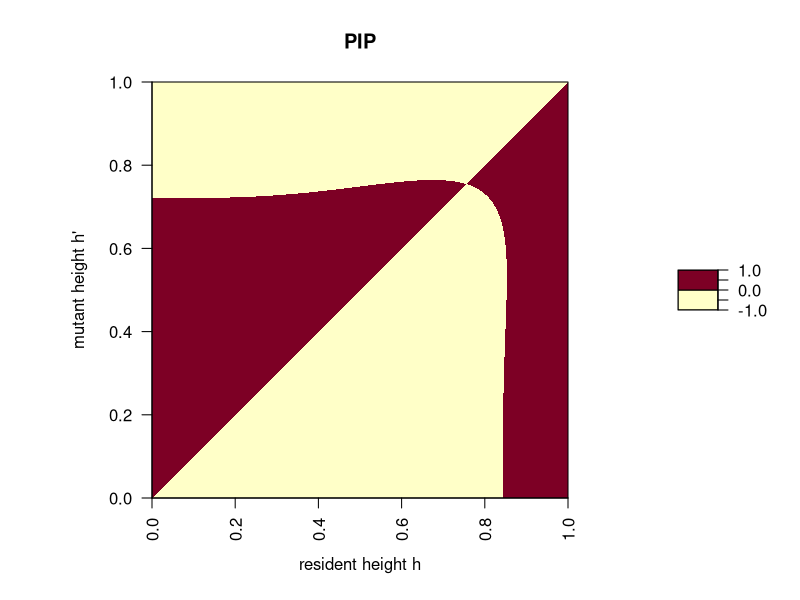
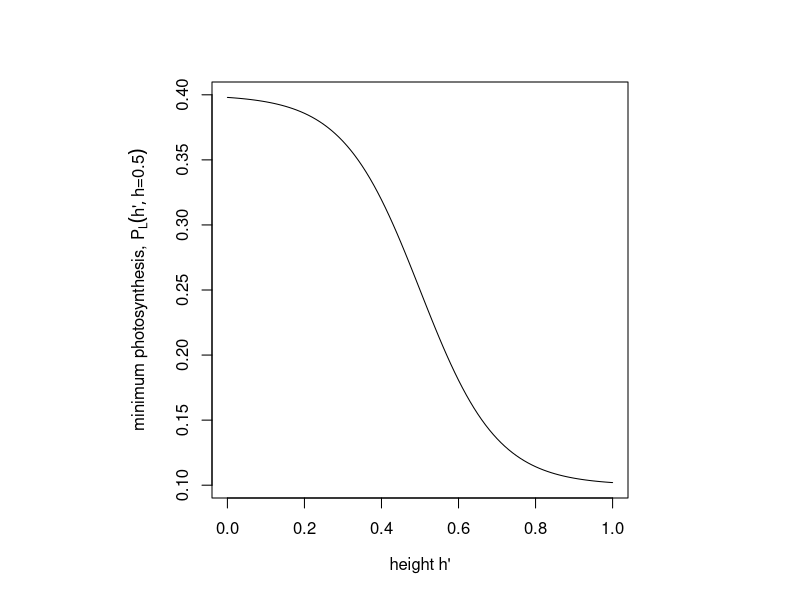
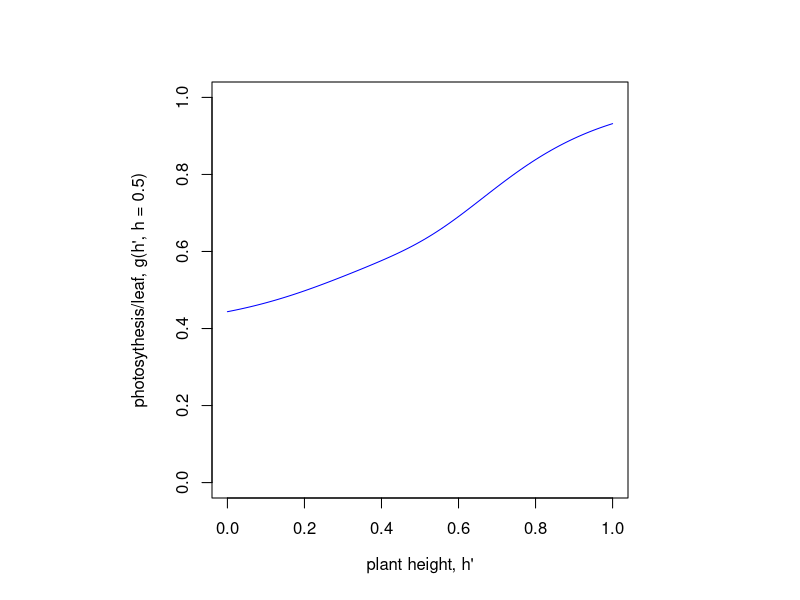
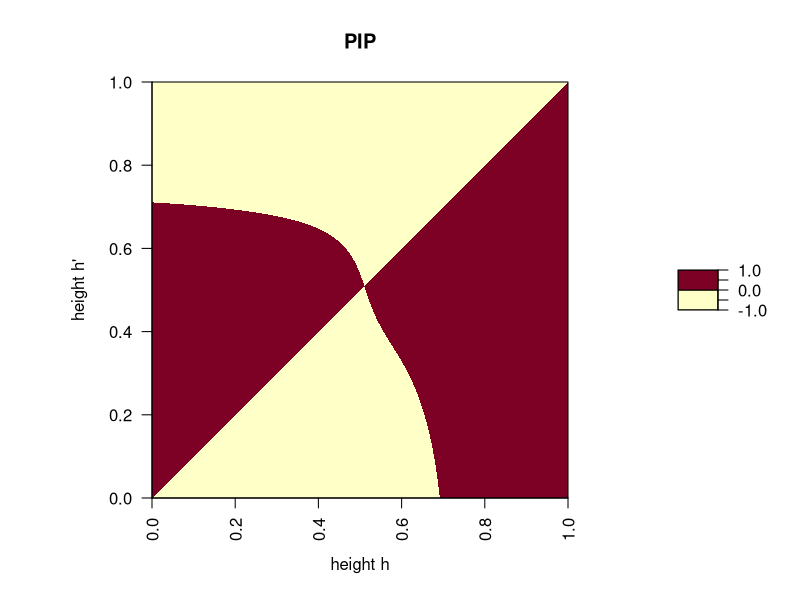
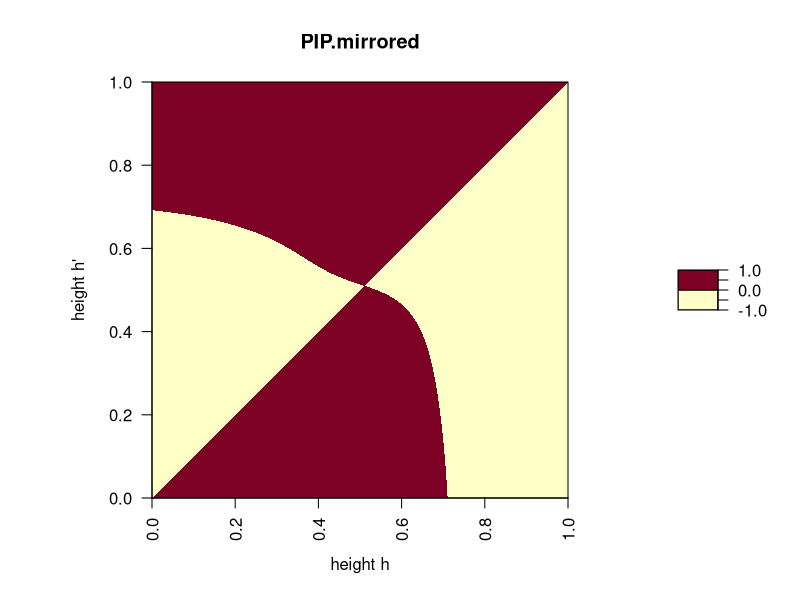
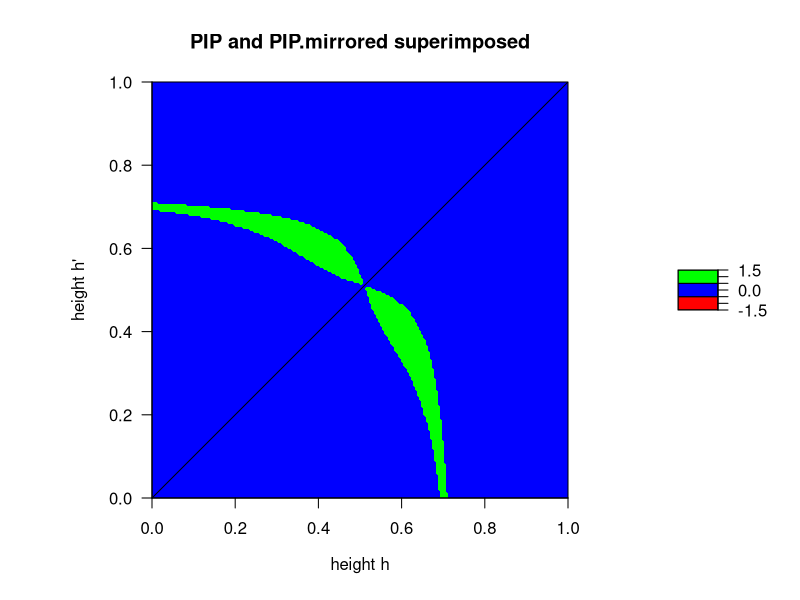

Recreate these plots in R, in order.
f <- function(h) {
  1 - h^alpha
}

# fixed P.L

g <- function(h.1, h.2) {
  P.L + (P.H - P.L)/(1 + exp(-beta*(h.1 - h.2)))
}

alpha <- 3
beta <- 10
P.L <- 0.25
P.H <- 1

w <- function(h.m, h.r) {
  f(h.m) * g(h.m, h.r)
}

s <- function(h.m, h.r) {
  w(h.m, h.r) - w(h.r, h.r)
}

PIP <- outer(seq(0, 1, 0.005), seq(0, 1, 0.005), s)
# the computes s(h', h) for all combinations of h' and h

par(pty="s")
filled.contour(t(PIP), levels = c(-1, 0, 1), main = "PIP", las = 2,
               xlab = expression("resident height h"),
               ylab = expression("mutant height h'"))

# variable P.L

P.L.flex <- function(h.m, h.r) {# P.L.flex is the name of the function that makes the minimum photosynthetic activity a function of the degree of shading of the leaves by the neighboring plant
  P.L.mean + P.L.var*(1 / (1 + exp(gamma*(h.m - h.r))) - 1/2)
}

g.flex <- function(h.m, h.r) { # this a new function for g(h', h) that incorporates our new function for P.L
  P.L.flex(h.m, h.r) + (P.H - P.L.flex(h.m, h.r))/(1 + exp(-beta*(h.m - h.r)))
}

beta <- 5 # how fast does g change
P.H <- 1 # maximum photosynthesis (identical in both versions of the model)
P.L.mean <- 0.25 # parameter P.L.mean gives P.L when h'= h
P.L.var <- 0.3 # parameter determining the maximum difference in P.L between completely shaded and maximally sun exposed
gamma <- 10 # parameter determining how fast P.L increases with increased shading from a competitor
 

curve(P.L.flex(x, h.r = 0.5), from = 0, to = 1, xlab = expression(height ~ "h'"), ylab = expression("minimum photosynthesis, " * P[L]("h'", h * "=0.5")))

curve(g.flex(x, h.r = 0.5), from = 0, to = 1, xlab = expression("plant height, h'"), ylim = c(0,1), ylab = expression("photosythesis/leaf, g(h', h = 0.5)"), col = "blue")

w.2 <- function(h.m, h.r) { # payoff function now based on flexible P.L
  f(h.m) * g.flex(h.m, h.r)
}

s <- function(h.m, h.r) { # invasion fitness
  w.2(h.m, h.r) - w.2(h.r, h.r)
}

PIP <- outer(seq(0, 1, 0.005), seq(0, 1, 0.005), s)
par(pty="s")
filled.contour(t(PIP), levels = c(-1, 0, 1), las = 2, main = "PIP",
               xlab = expression("height h"),
               ylab = expression("height h'"))

s.flipped.roles <- function(h.m, h.r) {
  w.2(h.r, h.m) - w.2(h.m, h.m)
}

PIP.mirrored <- outer(seq(0, 1, 0.005), seq(0, 1, 0.005), s.flipped.roles)

par(pty="s")
filled.contour(t(PIP.mirrored), levels = c(-1, 0, 1), las = 2, main = "PIP.mirrored",
               xlab = expression("height h"),
               ylab = expression("height h'"))

par(pty="s")
TEP <- ifelse(PIP > 0 & PIP.mirrored > 0, 1, ifelse(PIP < 0 & PIP.mirrored < 0, -1, 0))

filled.contour(t(TEP), levels = c(-1.5, -0.5, 0.5, 1.5), col = c("red", "blue", "green"),
               plot.title={
                 title(main = "PIP and PIP.mirrored superimposed")
                 title(xlab=expression("height h"))
                 title(ylab=expression("height h'"))
                 abline(0, 1, lwd = 1)
               })






